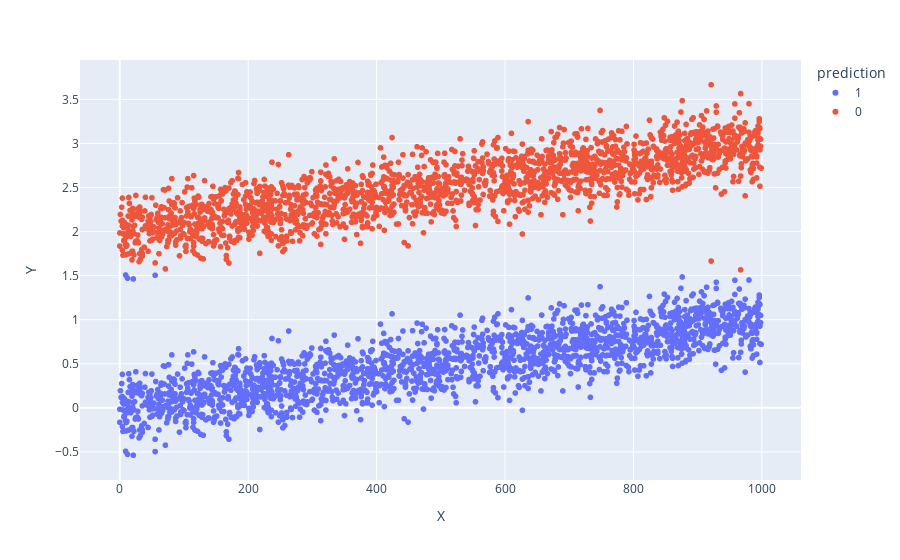

Source (notebook cell):
### Code cell
from sklearn import cluster, datasets, mixture
from sklearn.cluster import AgglomerativeClustering,KMeans
from sklearn.preprocessing import StandardScaler 

#1 KMeans Clustring
kmeans = KMeans(n_clusters = 2, random_state = 0)
scaler = StandardScaler()
df_vertical_stack['prediction'] = kmeans.fit_predict(scaler.fit_transform(df_vertical_stack[['X','Y']]))
df_vertical_stack['prediction'] = df_vertical_stack['prediction'].astype(str)
df_vertical_stack['target'] = df_vertical_stack['target'].astype(str)
fig_KMeans = px.scatter(df_vertical_stack, x = "X", y = "Y", color = "prediction")
fig_KMeans.show()

### Figure 1 — Plotly figure (JSON) as saved in the notebook; plotly's stock layout.template omitted (floating-point values rounded to 4 significant figures; data arrays with more than 128 entries replaced by an {"elided": "..."} marker saying what was removed)
{"data": [{"hovertemplate": "prediction=1<br>X=%{x}<br>Y=%{y}<extra></extra>", "legendgroup": "1", "marker": {"color": "#636efa", "symbol": "circle"}, "mode": "markers", "name": "1", "showlegend": true, "type": "scattergl", "x": {"elided": "2002 int values"}, "xaxis": "x", "y": {"elided": "2002 float values"}, "yaxis": "y"}, {"hovertemplate": "prediction=0<br>X=%{x}<br>Y=%{y}<extra></extra>", "legendgroup": "0", "marker": {"color": "#EF553B", "symbol": "circle"}, "mode": "markers", "name": "0", "showlegend": true, "type": "scattergl", "x": {"elided": "1998 int values"}, "xaxis": "x", "y": {"elided": "1998 float values"}, "yaxis": "y"}], "layout": {"legend": {"title": {"text": "prediction"}, "tracegroupgap": 0}, "margin": {"t": 60}, "xaxis": {"anchor": "y", "domain": [0, 1], "title": {"text": "X"}}, "yaxis": {"anchor": "x", "domain": [0, 1], "title": {"text": "Y"}}}}
